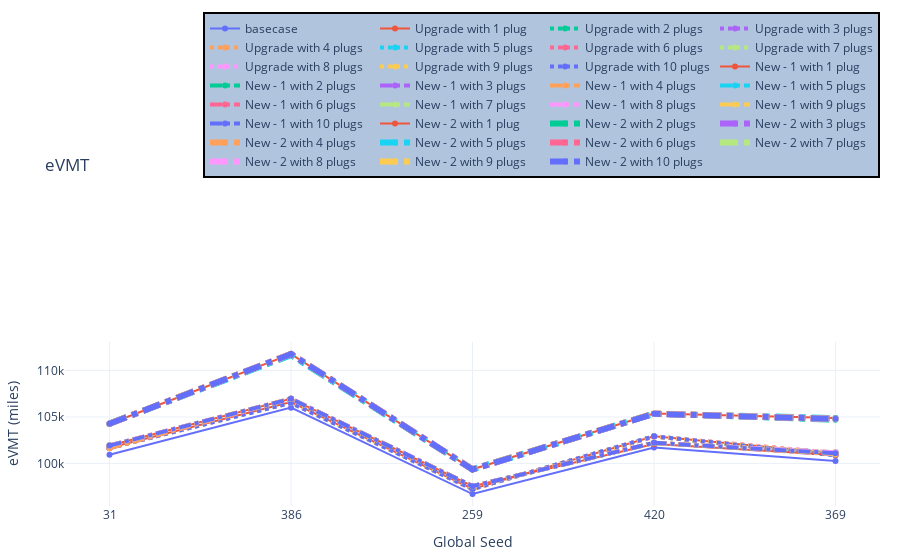

The code cell stored with this chart in its notebook:
### Markdown cell above
## 5.2 eVMT

### Code cell
# evmt
fig = go.Figure()
fig.add_trace(go.Scatter(x=seeds, y=count_stats[(671 <= count_stats['analysis_id']) & (count_stats['analysis_id']<= 675)].sort_values('analysis_id')['evmt'],
                    mode='lines+markers',
                    name='basecase'))
fig.add_trace(go.Scatter(x=seeds, y=count_stats[(676 <= count_stats['analysis_id']) & (count_stats['analysis_id']<= 680)].sort_values('analysis_id')['evmt'],
                    mode='lines+markers',
                    name='Upgrade with 1 plug'))
fig.add_trace(go.Scatter(x=seeds, y=count_stats[(681 <= count_stats['analysis_id']) & (count_stats['analysis_id']<= 685)].sort_values('analysis_id')['evmt'],
                    mode='lines+markers',
                    name='Upgrade with 2 plugs', line=dict(width=4, dash='dot')))
fig.add_trace(go.Scatter(x=seeds, y=count_stats[(686 <= count_stats['analysis_id']) & (count_stats['analysis_id']<= 690)].sort_values('analysis_id')['evmt'],
                    mode='lines+markers',
                    name='Upgrade with 3 plugs', line=dict(width=4, dash='dot')))
fig.add_trace(go.Scatter(x=seeds, y=count_stats[(691 <= count_stats['analysis_id']) & (count_stats['analysis_id']<= 695)].sort_values('analysis_id')['evmt'],
                    mode='lines+markers',
                    name='Upgrade with 4 plugs', line=dict(width=4, dash='dot')))
fig.add_trace(go.Scatter(x=seeds, y=count_stats[(696 <= count_stats['analysis_id']) & (count_stats['analysis_id']<= 700)].sort_values('analysis_id')['evmt'],
                    mode='lines+markers',
                    name='Upgrade with 5 plugs', line=dict(width=4, dash='dot')))
fig.add_trace(go.Scatter(x=seeds, y=count_stats[(701 <= count_stats['analysis_id']) & (count_stats['analysis_id']<= 705)].sort_values('analysis_id')['evmt'],
                    mode='lines+markers',
                    name='Upgrade with 6 plugs', line=dict(width=4, dash='dot')))
fig.add_trace(go.Scatter(x=seeds, y=count_stats[(706 <= count_stats['analysis_id']) & (count_stats['analysis_id']<= 710)].sort_values('analysis_id')['evmt'],
                    mode='lines+markers',
                    name='Upgrade with 7 plugs', line=dict(width=4, dash='dot')))
fig.add_trace(go.Scatter(x=seeds, y=count_stats[(711 <= count_stats['analysis_id']) & (count_stats['analysis_id']<= 715)].sort_values('analysis_id')['evmt'],
                    mode='lines+markers',
                    name='Upgrade with 8 plugs', line=dict(width=4, dash='dot')))
fig.add_trace(go.Scatter(x=seeds, y=count_stats[(716 <= count_stats['analysis_id']) & (count_stats['analysis_id']<= 720)].sort_values('analysis_id')['evmt'],
                    mode='lines+markers',
                    name='Upgrade with 9 plugs', line=dict(width=4, dash='dot')))
fig.add_trace(go.Scatter(x=seeds, y=count_stats[(721 <= count_stats['analysis_id']) & (count_stats['analysis_id']<= 725)].sort_values('analysis_id')['evmt'],
                    mode='lines+markers',
                    name='Upgrade with 10 plugs', line=dict(width=4, dash='dot')))

## New - 1
fig.add_trace(go.Scatter(x=seeds, y=count_stats[(726 <= count_stats['analysis_id']) & (count_stats['analysis_id']<= 730)].sort_values('analysis_id')['evmt'],
                    mode='lines+markers',
                    name='New - 1 with 1 plug'))
fig.add_trace(go.Scatter(x=seeds, y=count_stats[(731 <= count_stats['analysis_id']) & (count_stats['analysis_id']<= 735)].sort_values('analysis_id')['evmt'],
                    mode='lines+markers',
                    name='New - 1 with 2 plugs', line=dict(width=4, dash='dashdot')))
fig.add_trace(go.Scatter(x=seeds, y=count_stats[(736 <= count_stats['analysis_id']) & (count_stats['analysis_id']<= 740)].sort_values('analysis_id')['evmt'],
                    mode='lines+markers',
                    name='New - 1 with 3 plugs', line=dict(width=4, dash='dashdot')))
fig.add_trace(go.Scatter(x=seeds, y=count_stats[(741 <= count_stats['analysis_id']) & (count_stats['analysis_id']<= 745)].sort_values('analysis_id')['evmt'],
                    mode='lines+markers',
                    name='New - 1 with 4 plugs', line=dict(width=4, dash='dashdot')))
fig.add_trace(go.Scatter(x=seeds, y=count_stats[(746 <= count_stats['analysis_id']) & (count_stats['analysis_id']<= 750)].sort_values('analysis_id')['evmt'],
                    mode='lines+markers',
                    name='New - 1 with 5 plugs', line=dict(width=4, dash='dashdot')))
fig.add_trace(go.Scatter(x=seeds, y=count_stats[(751 <= count_stats['analysis_id']) & (count_stats['analysis_id']<= 755)].sort_values('analysis_id')['evmt'],
                    mode='lines+markers',
                    name='New - 1 with 6 plugs', line=dict(width=4, dash='dashdot')))
fig.add_trace(go.Scatter(x=seeds, y=count_stats[(756 <= count_stats['analysis_id']) & (count_stats['analysis_id']<= 760)].sort_values('analysis_id')['evmt'],
                    mode='lines+markers',
                    name='New - 1 with 7 plugs', line=dict(width=4, dash='dashdot')))
fig.add_trace(go.Scatter(x=seeds, y=count_stats[(761 <= count_stats['analysis_id']) & (count_stats['analysis_id']<= 765)].sort_values('analysis_id')['evmt'],
                    mode='lines+markers',
                    name='New - 1 with 8 plugs', line=dict(width=4, dash='dashdot')))
fig.add_trace(go.Scatter(x=seeds, y=count_stats[(766 <= count_stats['analysis_id']) & (count_stats['analysis_id']<= 770)].sort_values('analysis_id')['evmt'],
                    mode='lines+markers',
                    name='New - 1 with 9 plugs', line=dict(width=4, dash='dashdot')))
fig.add_trace(go.Scatter(x=seeds, y=count_stats[(771 <= count_stats['analysis_id']) & (count_stats['analysis_id']<= 775)].sort_values('analysis_id')['evmt'],
                    mode='lines+markers',
                    name='New - 1 with 10 plugs', line=dict(width=4, dash='dashdot')))

## New - 2
fig.add_trace(go.Scatter(x=seeds, y=count_stats[(776 <= count_stats['analysis_id']) & (count_stats['analysis_id']<= 780)].sort_values('analysis_id')['evmt'],
                    mode='lines+markers',
                    name='New - 2 with 1 plug'))
fig.add_trace(go.Scatter(x=seeds, y=count_stats[(781 <= count_stats['analysis_id']) & (count_stats['analysis_id']<= 785)].sort_values('analysis_id')['evmt'],
                    mode='lines+markers',
                    name='New - 2 with 2 plugs', line=dict(width=6, dash='dashdot')))
fig.add_trace(go.Scatter(x=seeds, y=count_stats[(786 <= count_stats['analysis_id']) & (count_stats['analysis_id']<= 790)].sort_values('analysis_id')['evmt'],
                    mode='lines+markers',
                    name='New - 2 with 3 plugs', line=dict(width=6, dash='dashdot')))
fig.add_trace(go.Scatter(x=seeds, y=count_stats[(791 <= count_stats['analysis_id']) & (count_stats['analysis_id']<= 795)].sort_values('analysis_id')['evmt'],
                    mode='lines+markers',
                    name='New - 2 with 4 plugs', line=dict(width=6, dash='dashdot')))
fig.add_trace(go.Scatter(x=seeds, y=count_stats[(796 <= count_stats['analysis_id']) & (count_stats['analysis_id']<= 800)].sort_values('analysis_id')['evmt'],
                    mode='lines+markers',
                    name='New - 2 with 5 plugs', line=dict(width=6, dash='dashdot')))
fig.add_trace(go.Scatter(x=seeds, y=count_stats[(801 <= count_stats['analysis_id']) & (count_stats['analysis_id']<= 805)].sort_values('analysis_id')['evmt'],
                    mode='lines+markers',
                    name='New - 2 with 6 plugs', line=dict(width=6, dash='dashdot')))
fig.add_trace(go.Scatter(x=seeds, y=count_stats[(806 <= count_stats['analysis_id']) & (count_stats['analysis_id']<= 810)].sort_values('analysis_id')['evmt'],
                    mode='lines+markers',
                    name='New - 2 with 7 plugs', line=dict(width=6, dash='dashdot')))
fig.add_trace(go.Scatter(x=seeds, y=count_stats[(811 <= count_stats['analysis_id']) & (count_stats['analysis_id']<= 815)].sort_values('analysis_id')['evmt'],
                    mode='lines+markers',
                    name='New - 2 with 8 plugs', line=dict(width=6, dash='dashdot')))
fig.add_trace(go.Scatter(x=seeds, y=count_stats[(816 <= count_stats['analysis_id']) & (count_stats['analysis_id']<= 820)].sort_values('analysis_id')['evmt'],
                    mode='lines+markers',
                    name='New - 2 with 9 plugs', line=dict(width=6, dash='dashdot')))
fig.add_trace(go.Scatter(x=seeds, y=count_stats[(821 <= count_stats['analysis_id']) & (count_stats['analysis_id']<= 825)].sort_values('analysis_id')['evmt'],
                    mode='lines+markers',
                    name='New - 2 with 10 plugs', line=dict(width=6, dash='dashdot')))


fig.update_xaxes(type='category')
fig.update_layout(margin=dict(l=20, r=20, t=50, b=20), uniformtext_minsize=8, uniformtext_mode='hide', template='plotly_white', title_text = 'eVMT',
        showlegend = True, yaxis_title="eVMT (miles)", 
                  xaxis_title="Global Seed", legend=dict(
    orientation="h",
    yanchor="bottom",
    y=2,
    xanchor="right",
    x=1,
    bgcolor="LightSteelBlue",
    bordercolor="Black",
    borderwidth=2
))
fig.show()

### Figure 1 — Plotly figure (JSON) as saved in the notebook; plotly's stock layout.template omitted (floating-point values rounded to 4 significant figures)
{"data": [{"mode": "lines+markers", "name": "basecase", "type": "scatter", "x": ["31", "386", "259", "420", "369"], "y": [100926, 106000, 96711, 101722, 100275]}, {"mode": "lines+markers", "name": "Upgrade with 1 plug", "type": "scatter", "x": ["31", "386", "259", "420", "369"], "y": [101688, 106607, 97258, 102921, 101107]}, {"line": {"dash": "dot", "width": 4}, "mode": "lines+markers", "name": "Upgrade with 2 plugs", "type": "scatter", "x": ["31", "386", "259", "420", "369"], "y": [101677, 106626, 97258, 102915, 100905]}, {"line": {"dash": "dot", "width": 4}, "mode": "lines+markers", "name": "Upgrade with 3 plugs", "type": "scatter", "x": ["31", "386", "259", "420", "369"], "y": [101679, 106523, 97251, 102914, 100902]}, {"line": {"dash": "dot", "width": 4}, "mode": "lines+markers", "name": "Upgrade with 4 plugs", "type": "scatter", "x": ["31", "386", "259", "420", "369"], "y": [101661, 106613, 97252, 102890, 101115]}, {"line": {"dash": "dot", "width": 4}, "mode": "lines+markers", "name": "Upgrade with 5 plugs", "type": "scatter", "x": ["31", "386", "259", "420", "369"], "y": [101674, 106625, 97251, 102915, 100998]}, {"line": {"dash": "dot", "width": 4}, "mode": "lines+markers", "name": "Upgrade with 6 plugs", "type": "scatter", "x": ["31", "386", "259", "420", "369"], "y": [101675, 106625, 97253, 102903, 101089]}, {"line": {"dash": "dot", "width": 4}, "mode": "lines+markers", "name": "Upgrade with 7 plugs", "type": "scatter", "x": ["31", "386", "259", "420", "369"], "y": [101664, 106516, 97257, 102917, 101005]}, {"line": {"dash": "dot", "width": 4}, "mode": "lines+markers", "name": "Upgrade with 8 plugs", "type": "scatter", "x": ["31", "386", "259", "420", "369"], "y": [101669, 106603, 97246, 102898, 101098]}, {"line": {"dash": "dot", "width": 4}, "mode": "lines+markers", "name": "Upgrade with 9 plugs", "type": "scatter", "x": ["31", "386", "259", "420", "369"], "y": [101669, 106632, 97265, 102907, 101000]}, {"line": {"dash": "dot", "width": 4}, "mode": "lines+markers", "name": "Upgrade with 10 plugs", "type": "scatter", "x": ["31", "386", "259", "420", "369"], "y": [101675, 106513, 97259, 102924, 100899]}, {"mode": "lines+markers", "name": "New - 1 with 1 plug", "type": "scatter", "x": ["31", "386", "259", "420", "369"], "y": [101926, 106958, 97564, 102094, 100899]}, {"line": {"dash": "dashdot", "width": 4}, "mode": "lines+markers", "name": "New - 1 with 2 plugs", "type": "scatter", "x": ["31", "386", "259", "420", "369"], "y": [101924, 106946, 97559, 102209, 101197]}, {"line": {"dash": "dashdot", "width": 4}, "mode": "lines+markers", "name": "New - 1 with 3 plugs", "type": "scatter", "x": ["31", "386", "259", "420", "369"], "y": [101643, 106957, 97576, 102219, 100982]}, {"line": {"dash": "dashdot", "width": 4}, "mode": "lines+markers", "name": "New - 1 with 4 plugs", "type": "scatter", "x": ["31", "386", "259", "420", "369"], "y": [101632, 106948, 97557, 102200, 101192]}, {"line": {"dash": "dashdot", "width": 4}, "mode": "lines+markers", "name": "New - 1 with 5 plugs", "type": "scatter", "x": ["31", "386", "259", "420", "369"], "y": [101922, 106954, 97562, 102205, 101101]}, {"line": {"dash": "dashdot", "width": 4}, "mode": "lines+markers", "name": "New - 1 with 6 plugs", "type": "scatter", "x": ["31", "386", "259", "420", "369"], "y": [101927, 106956, 97563, 102205, 101079]}, {"line": {"dash": "dashdot", "width": 4}, "mode": "lines+markers", "name": "New - 1 with 7 plugs", "type": "scatter", "x": ["31", "386", "259", "420", "369"], "y": [101918, 106962, 97566, 102205, 101202]}, {"line": {"dash": "dashdot", "width": 4}, "mode": "lines+markers", "name": "New - 1 with 8 plugs", "type": "scatter", "x": ["31", "386", "259", "420", "369"], "y": [101923, 106974, 97569, 102217, 101201]}, {"line": {"dash": "dashdot", "width": 4}, "mode": "lines+markers", "name": "New - 1 with 9 plugs", "type": "scatter", "x": ["31", "386", "259", "420", "369"], "y": [101921, 106963, 97558, 102218, 100996]}, {"line": {"dash": "dashdot", "width": 4}, "mode": "lines+markers", "name": "New - 1 with 10 plugs", "type": "scatter", "x": ["31", "386", "259", "420", "369"], "y": [101921, 106948, 97554, 102217, 101091]}, {"mode": "lines+markers", "name": "New - 2 with 1 plug", "type": "scatter", "x": ["31", "386", "259", "420", "369"], "y": [104270, 111756, 99369, 105361, 104891]}, {"line": {"dash": "dashdot", "width": 6}, "mode": "lines+markers", "name": "New - 2 with 2 plugs", "type": "scatter", "x": ["31", "386", "259", "420", "369"], "y": [104276, 111666, 99357, 105351, 104701]}, {"line": {"dash": "dashdot", "width": 6}, "mode": "lines+markers", "name": "New - 2 with 3 plugs", "type": "scatter", "x": ["31", "386", "259", "420", "369"], "y": [104288, 111763, 99370, 105354, 104788]}, {"line": {"dash": "dashdot", "width": 6}, "mode": "lines+markers", "name": "New - 2 with 4 plugs", "type": "scatter", "x": ["31", "386", "259", "420", "369"], "y": [104271, 111769, 99374, 105352, 104793]}, {"line": {"dash": "dashdot", "width": 6}, "mode": "lines+markers", "name": "New - 2 with 5 plugs", "type": "scatter", "x": ["31", "386", "259", "420", "369"], "y": [104294, 111640, 99364, 105346, 104884]}, {"line": {"dash": "dashdot", "width": 6}, "mode": "lines+markers", "name": "New - 2 with 6 plugs", "type": "scatter", "x": ["31", "386", "259", "420", "369"], "y": [104279, 111771, 99365, 105355, 104801]}, {"line": {"dash": "dashdot", "width": 6}, "mode": "lines+markers", "name": "New - 2 with 7 plugs", "type": "scatter", "x": ["31", "386", "259", "420", "369"], "y": [104273, 111769, 99367, 105342, 104784]}, {"line": {"dash": "dashdot", "width": 6}, "mode": "lines+markers", "name": "New - 2 with 8 plugs", "type": "scatter", "x": ["31", "386", "259", "420", "369"], "y": [104266, 111768, 99360, 105352, 104795]}, {"line": {"dash": "dashdot", "width": 6}, "mode": "lines+markers", "name": "New - 2 with 9 plugs", "type": "scatter", "x": ["31", "386", "259", "420", "369"], "y": [104279, 111754, 99362, 105368, 104795]}, {"line": {"dash": "dashdot", "width": 6}, "mode": "lines+markers", "name": "New - 2 with 10 plugs", "type": "scatter", "x": ["31", "386", "259", "420", "369"], "y": [104270, 111757, 99359, 105338, 104796]}], "layout": {"autosize": true, "legend": {"bgcolor": "LightSteelBlue", "bordercolor": "Black", "borderwidth": 2, "orientation": "h", "x": 1, "xanchor": "right", "y": 2, "yanchor": "bottom"}, "margin": {"b": 20, "l": 20, "r": 20, "t": 50}, "showlegend": true, "title": {"text": "eVMT"}, "uniformtext": {"minsize": 8, "mode": "hide"}, "xaxis": {"autorange": true, "range": [-0.2336, 4.234], "title": {"text": "Global Seed"}, "type": "category"}, "yaxis": {"autorange": true, "range": [95370.0, 113100.0], "title": {"text": "eVMT (miles)"}, "type": "linear"}}}
